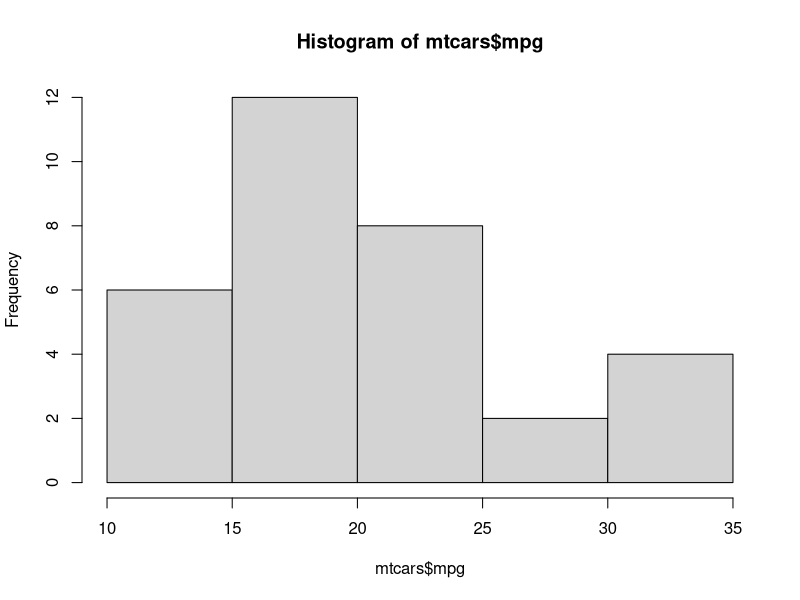
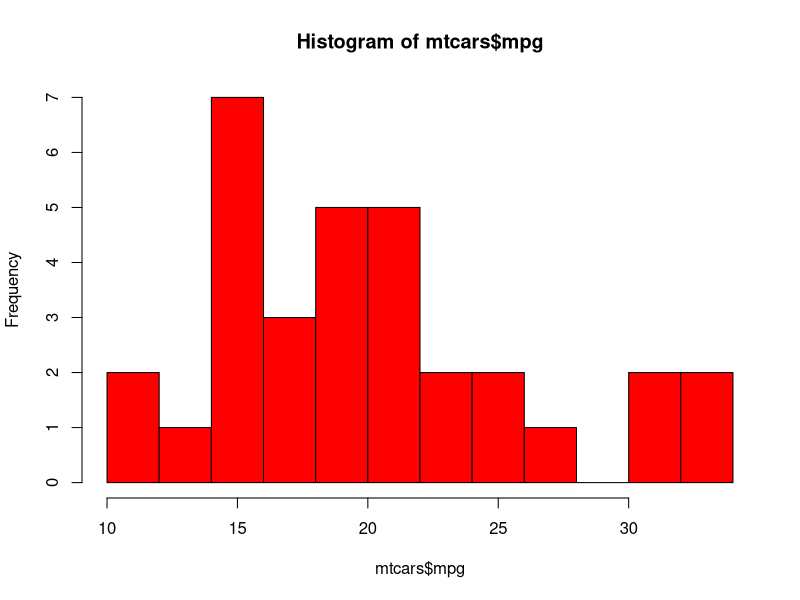
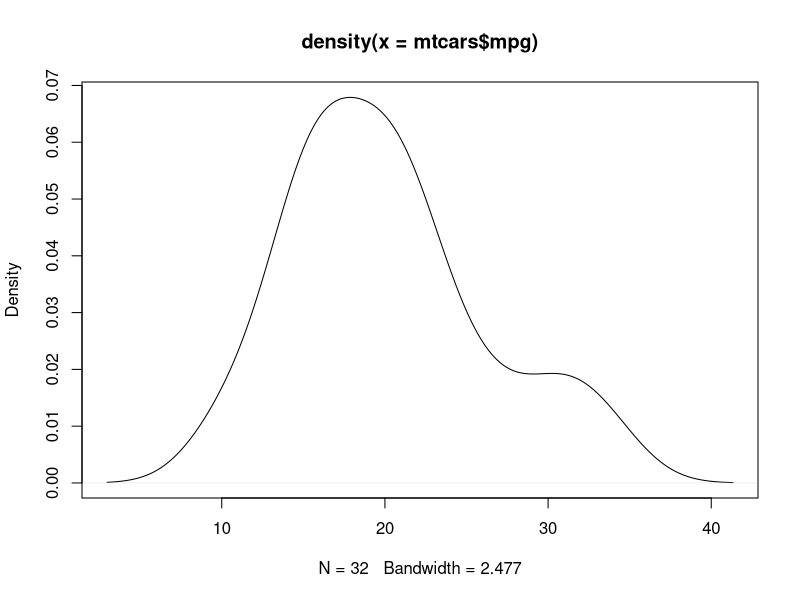
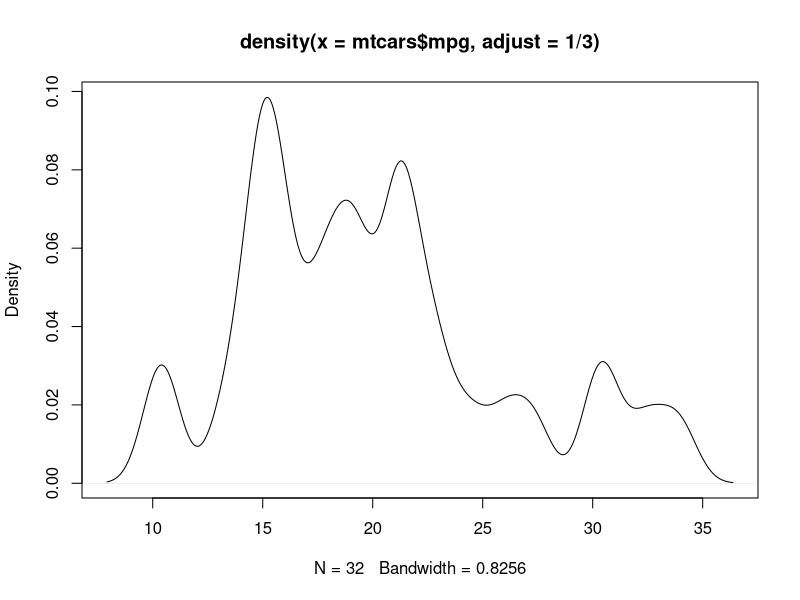
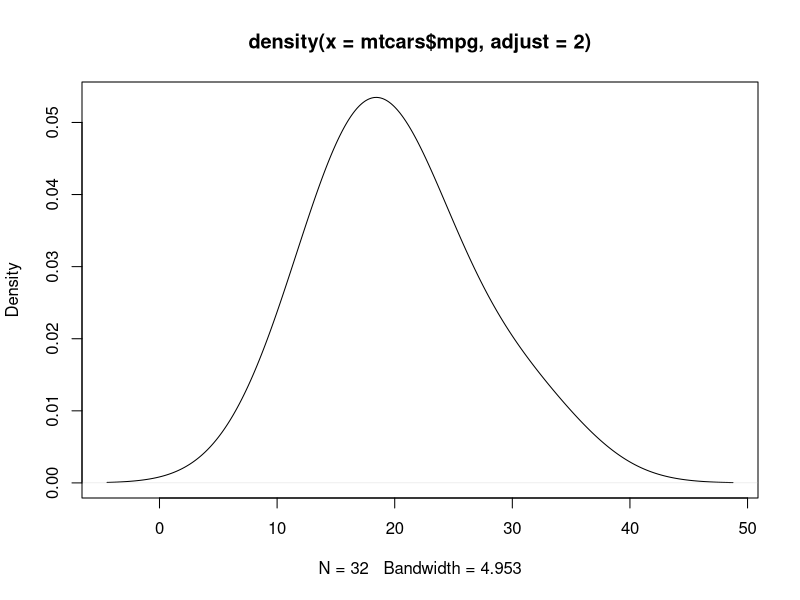
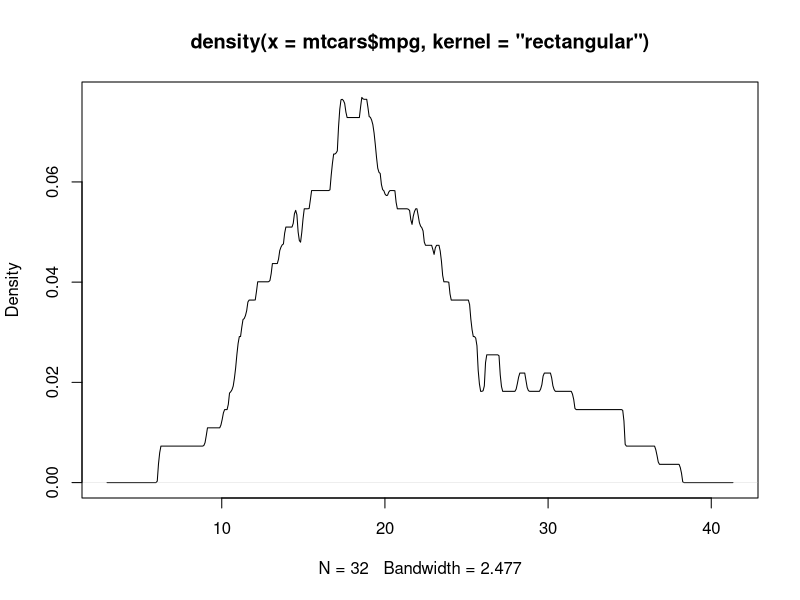
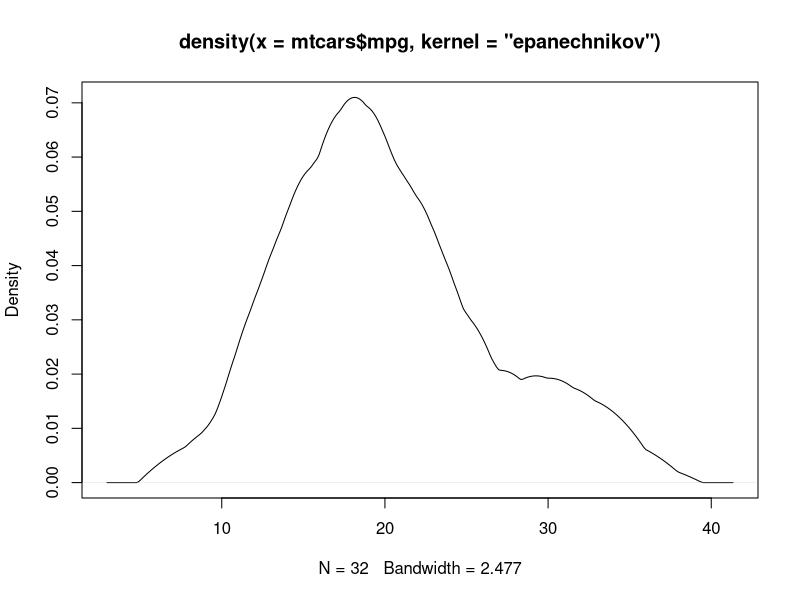

These charts were generated, in order, by the following R code:
## ---- chunk 1
knitr::opts_chunk$set(echo = FALSE)
## ---- chunk 2
data(mtcars)
hist(mtcars$mpg)
## ---- chunk 3
hist(mtcars$mpg, breaks=12, col="red")
## ---- chunk 4
d <- density(mtcars$mpg) # returns the density data 
plot(d) # plots the results
## ---- chunk 5
d <- density(mtcars$mpg,adjust = 1/3) # returns the density data 
plot(d) # plots the results
## ---- chunk 6
d <- density(mtcars$mpg,adjust = 2) # returns the density data 
plot(d) # plots the results
## ---- chunk 7
d <- density(mtcars$mpg, kernel = "rectangular") # returns the density data 
plot(d) # plots the results
## ---- chunk 8
d <- density(mtcars$mpg, kernel = "epanechnikov") # returns the density data 
plot(d) # plots the results
